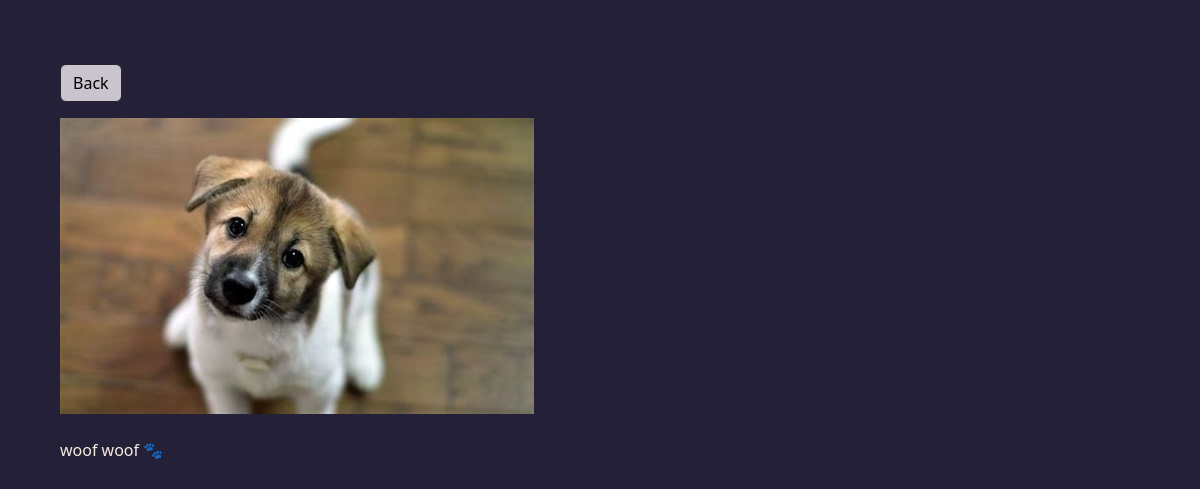
Screenshot of /photo/3 with the database file from the repository.
### photos/models.py (models this page shows, shortened)
class Photo(models.Model):
    category=models.ForeignKey(Category,on_delete=models.SET_NULL,null=True,blank=True)
    image=models.ImageField(null=False,blank=False)
    description=models.TextField()

### photos/views.py (the view)
# urls.py: path('photo/<str:pk>',views.viewPhoto,name='photo'),
def viewPhoto(request,pk):
    photos=Photo.objects.get(id=pk)
    context={'photos': photos}
    return render(request, 'photos/photo.html',context)

### photos/templates/photos/photo.html (shortened to what this page needs)
<!DOCTYPE html>
<html lang="en">
<head>
    <link href="https://cdn.jsdelivr.net/npm/bootstrap@5.3.1/dist/css/bootstrap.min.css"
    rel="stylesheet"
>
</head>
<body style="background-color:#242038;" class="m-5">
    <div class="container">
        <div class="row justify-content-center">
            <div class="col">
                <a style="color:black;" class="btn btn-dark my-3" href="{% url 'gallery' %}">
                    Back
                </a>
                <div style="height: 90vh;">
                    <img style="max-width:100%" src="{{photos.image.url}}">
                    <br>
                    <br>
                    <p style="color: #F7ECE1">{{photos.description}}</p>
                </div>
            </div>
        </div>
    </div>
</body>
</html>

### photos/templates/photos/photo.html (style rules this page uses)
.btn { background-color: #CAC4CE; }

### rows the page displays
Photo: image (picture), description "woof woof 🐾"
